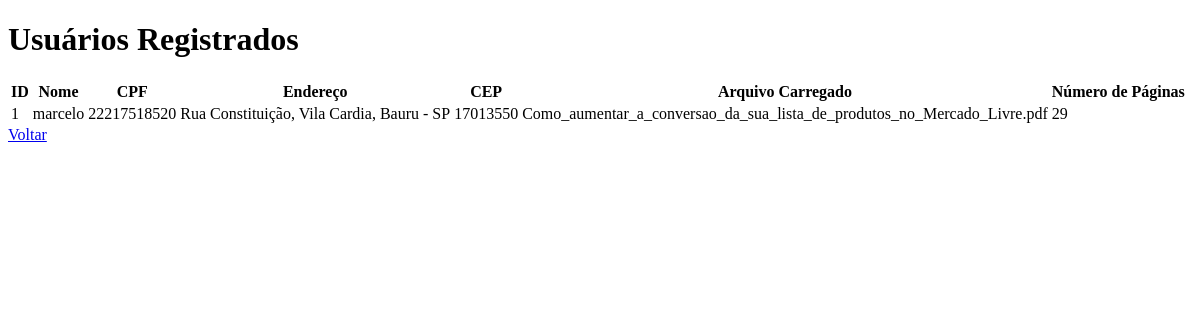
/users, run on an earlier commit of the app's database.
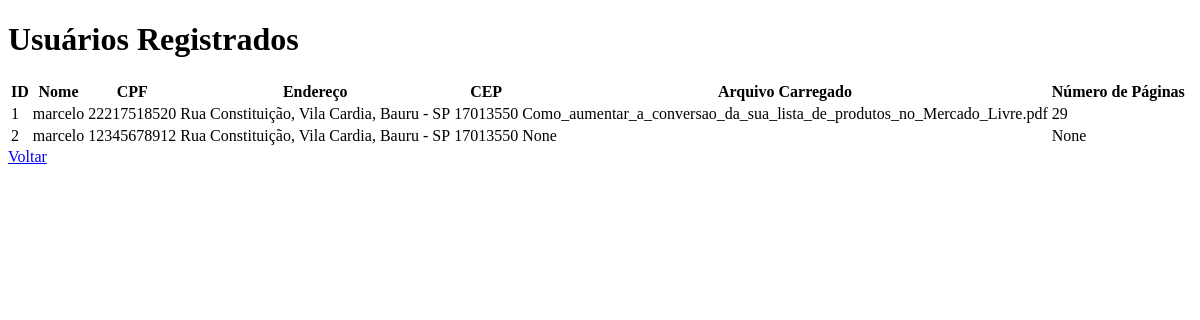
And on a later commit of the database.
### app.py (models this page shows)
class User(db.Model):
    id = db.Column(db.Integer, primary_key=True)
    name = db.Column(db.String(100), nullable=False)
    cpf = db.Column(db.String(14), unique=True, nullable=False)
    address = db.Column(db.String(200), nullable=False)
    cep = db.Column(db.String(10), nullable=False)
    uploaded_file = db.Column(db.String(200), nullable=True)
    num_pages = db.Column(db.Integer, nullable=True)
    color_type = db.Column(db.String(20), nullable=True)  # 'colorido', 'monocromatico', 'misto'
    color_pages = db.Column(db.Integer, nullable=True)    # número de páginas coloridas
    mono_pages = db.Column(db.Integer, nullable=True)     # número de páginas monocromáticas
    estimated_cost = db.Column(db.Float, nullable=True)   # custo estimado
    print_type = db.Column(db.String(20), nullable=True)      # 'color', 'mono', 'mixed'
    paper_type = db.Column(db.String(50), nullable=True)      # 'sulfite', 'couche', 'reciclado'
    paper_weight = db.Column(db.Integer, nullable=True)       # gramatura: 75, 90, 120, etc
    binding_type = db.Column(db.String(50), nullable=True)    # 'spiral', 'wire-o', 'capa-dura', 'grampo'
    finishing = db.Column(db.String(100), nullable=True)      # 'laminacao', 'verniz', 'dobra', etc
    copy_quantity = db.Column(db.Integer, nullable=True)      # quantidade de cópias
    total_cost = db.Column(db.Float, nullable=True)           # custo total final
    order_configured = db.Column(db.Boolean, default=False)   # se o pedido foi configurado

### app.py (the view)
@app.route('/users')
def users():
    all_users = User.query.all()  # Obtém todos os usuários
    return render_template('users.html', users=all_users)

### templates/users.html (shortened to what this page needs)
<!DOCTYPE html>
<html lang="pt-BR">
<head>
</head>
<body>
    <h1>Usuários Registrados</h1>
    <table>
        <thead>
            <tr>
                <th>ID</th>
                <th>Nome</th>
                <th>CPF</th>
                <th>Endereço</th>
                <th>CEP</th>
                <th>Arquivo Carregado</th>
                <th>Número de Páginas</th>
            </tr>
        </thead>
        <tbody>
            {% for user in users %}
            <tr>
                <td>{{ user.id }}</td>
                <td>{{ user.name }}</td>
                <td>{{ user.cpf }}</td>
                <td>{{ user.address }}</td>
                <td>{{ user.cep }}</td>
                <td>{{ user.uploaded_file }}</td>
                <td>{{ user.num_pages }}</td>
            </tr>
            {% endfor %}
        </tbody>
    </table>
    <a href="{{ url_for('index') }}">Voltar</a>
</body>
</html>

What changed in the data, as far as the page shows it:
added User: id "2", name "marcelo", cpf "12345678912", address "Rua Constituição, Vila Cardia, Bauru - SP", cep "17013550", uploaded_file "None", num_pages "None"
